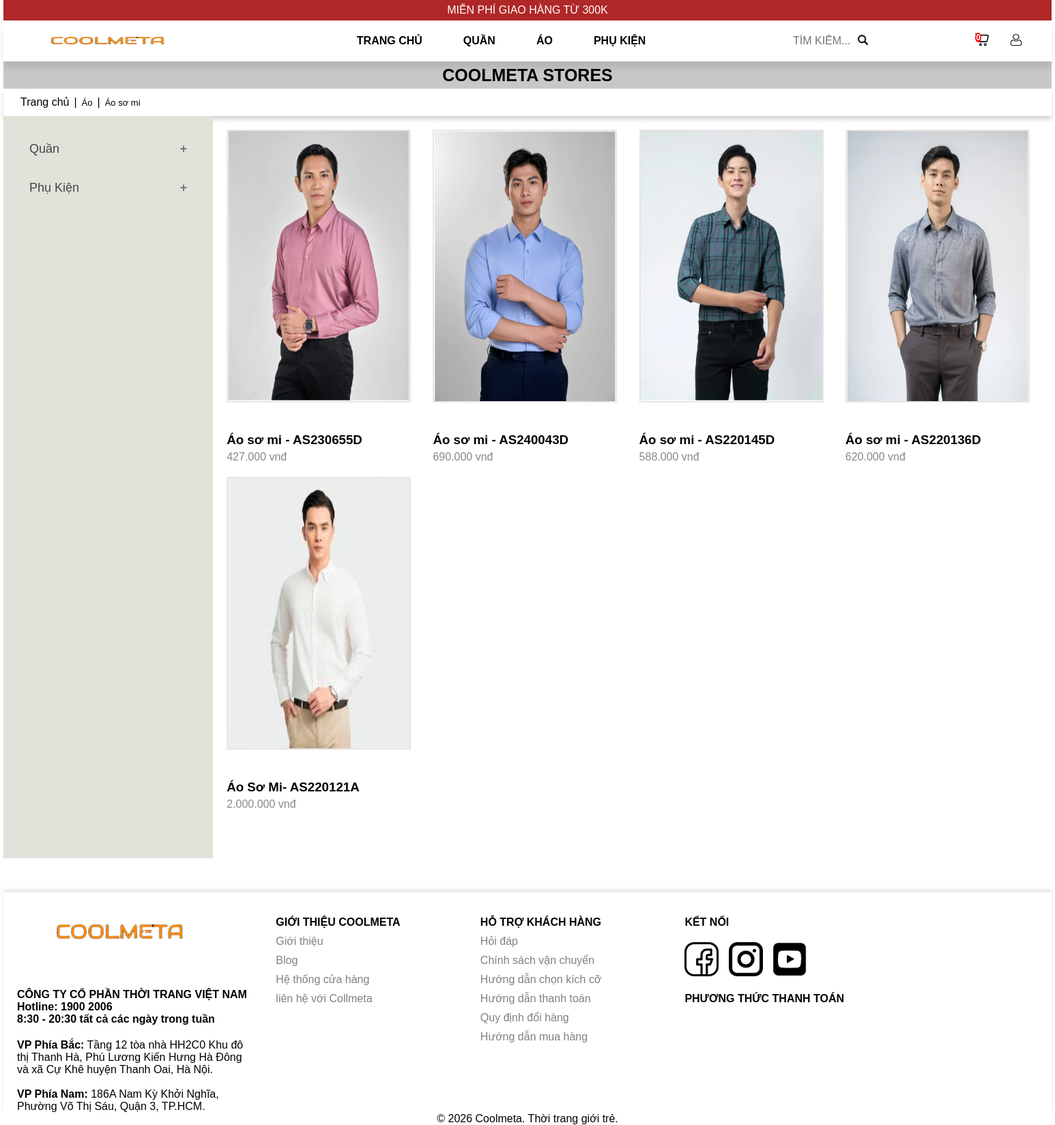
Page /index.php?act=Category&id=1 on the committed database.
### tables this page shows
CREATE TABLE `categories` (
  `id` int NOT NULL,
  `cate_name` varchar(255) NOT NULL,
  `type` varchar(10) NOT NULL
);

CREATE TABLE `products` (
  `id` int NOT NULL,
  `name` varchar(255) NOT NULL,
  `image` varchar(255) DEFAULT NULL,
  `price` decimal(25,2) DEFAULT NULL,
  `description` text,
  `content` text,
  `type` varchar(10) NOT NULL,
  `status` enum('active','inactive') DEFAULT 'active',
  `category_id` int NOT NULL,
  `view` int DEFAULT '0',
  `created_at` timestamp NULL DEFAULT CURRENT_TIMESTAMP
);

### app/Database/Functions.php (called while the page is built, shortened)
<?php
function view($path_view, $data=[]){
    extract($data);
    $path_view  = str_replace(".","/", $path_view);
    include_once "app/Views/$path_view.php";
};

### app/Controllers/Client/ProductInCategoryController.php (called while the page is built)
<?php
class ProductInCategoryController {
    public function index(){
        $id = $_GET['id'] ?? "";
        $categories = (new Category)->all();
        $category = (new Category)->find($id);
        $products = (new Product)->all();
        return view('Client.category', compact('category', 'products', 'categories'));
    }
}

### Router/Web.php (called while the page is built, shortened)
<?php
$act = $_GET['act'] ?? "";
$id = $_GET['id'] ?? "";
$role = $_GET['role'] ?? null;
if ($role !== 'admin') {
    match ($act) {
        'RegisterForm' => $RegisterController->index(),
        'StorageUser' => $RegisterController->Storage(),
        'LoginForm', 'login', 'loginform' => $LoginController->index(),
        'Login', 'HandleLogin', 'handlelogin' => $LoginController->login(),
        'Products' => $ProductController->index(),
        'Category' => $ProductInCategoryController->index(),
        'Logout' => $LoginController->logout(),
        'Information' => $InformationController->index(),
        'Detail' => $DetailController->index(),
        'AddToCart' => $CartController->addToCart(),
        'Cart' => $CartController->index(),
        'DeleteInCart' => $CartController->delete(),
        'UpdateCart' => $CartController->updateCart(),
        'CheckOutForm', 'checkoutform' => $CheckOutController->index(),
        'CheckOut', 'checkout' => $CheckOutController->checkOut(),
        'ChangeInforForm' => $ChangeInformationController->UpdateForm(),
        'ChangeInformation' => $ChangeInformationController->update($id),
        'Order' => $OrdersController->index(),
        'CancelOrder' => $OrdersController->cancel($id),
        'AddComment' => $CommentController->addComment(),
        default => $HomeController->index()
    };
}
?>

### index.php (called while the page is built, shortened)
<?php
include_once "app/Database/Database.php";
include_once "app/Database/Functions.php";
include_once "app/Models/Category.php";
include_once "app/Models/Product.php";
include_once  "app/Controllers/Client/ProductInCategoryController.php";
include_once "Router/Web.php";

### app/Database/Database.php (called while the page is built, shortened)
<?php
class Database
{
    private $pdo;
    public function __construct()
    {
        try {
            $this->pdo = new PDO("mysql:host=" . HOST . ";port=" . PORT . ";dbname=" . DBNAME,USERNAME,PASSWORD);
            $this->pdo->setAttribute(PDO::ATTR_ERRMODE, PDO::ERRMODE_EXCEPTION);
        } catch (Exception $error) {
            echo "<h1>Lỗi kết nối CSDL: " . $error->getMessage() . "</h1>";
        }
    }
    public function getConnection()
    {
        return $this->pdo;
    }
    public function __destruct()
    {
        $this->pdo = null;
    }
}

### app/Models/Category.php (called while the page is built, shortened)
<?php
class Category {
    public $pdo;
    public function __construct(){
        $db = new Database();
        $this->pdo = $db->getConnection();
    }
    public function all(){
        $sql = "SELECT * FROM categories";
        $stmt = $this->pdo->prepare($sql);
        $stmt->execute();
        return $stmt->fetchAll(PDO::FETCH_ASSOC);
    }
    public function find($id){
        $sql = "SELECT * FROM categories WHERE id = :id";
        $stmt = $this->pdo->prepare($sql);
        $stmt->execute(['id' => $id]);
        return $stmt->fetch(PDO::FETCH_ASSOC);
    }
}
?>

### app/Models/Product.php (called while the page is built, shortened)
<?php
class Product
{
    public $pdo;
    public function __construct()
    {
        $db = new Database();
        $this->pdo = $db->getConnection();
    }
    public function all()
    {
        $sql = "SELECT p.*, c.cate_name
                FROM products p
                JOIN categories c ON p.category_id = c.id";
        $stmt = $this->pdo->prepare($sql);
        $stmt->execute();
        return $stmt->fetchAll(PDO::FETCH_ASSOC);
    }
}

### app/Views/Client/category.php (the view, shortened to what this page needs)
<?php include_once VIEW . "Client/base/header.php"; ?>
<link rel="stylesheet" href="Assets/Client/Css/category.css">
<div class="main">
    <div class="gray-line">COOLMETA STORES</div>
    <div class="back-main">
        <a href="index.php?act=">Trang chủ</a> |
        <?php if (!empty($category) && is_array($category)): ?>
            <span><?= htmlspecialchars($category['type']) ?></span> |
            <span><?= htmlspecialchars($category['cate_name']) ?></span>
        <?php else: ?>
            <span>Danh mục không xác định</span>
        <?php endif; ?>
    </div>
    <div class="containers">
        <div class="sidebar">
            <?php
            if (!empty($categories) && is_array($categories)):
                $displayedTypes = [];
                foreach ($categories as $value):
                    if (
                        (!empty($category) && is_array($category) && $value['type'] != $category['type'])
                        && !in_array($value['type'], $displayedTypes)
                    ):
                        $displayedTypes[] = $value['type'];
            ?>
                        <button class="accordion"><?= htmlspecialchars($value['type']) ?></button>
            <?php
                    endif;
                endforeach;
            else:
                echo "<p>Không có danh mục nào để hiển thị.</p>";
            endif;
            ?>
        </div>
        <div class="content">
            <div class="products">
                <?php
                if (!empty($products) && is_array($products)):
                    foreach ($products as $values):
                        if (
                            (!empty($category) && is_array($category) && $values['category_id'] == $category['id']) ||
                            (empty($category) || !is_array($category))
                        ):
                ?>
                            <div class="product-card">
                                <div class="product-image">
                                    <img src="<?= htmlspecialchars($values['image']) ?>" alt="">
                                </div>
                                <div class="product-name-price">
                                    <h3><?= htmlspecialchars($values['name']) ?></h3>
                                    <span><?= number_format($values['price'], 0, ',', '.') ?> vnđ</span>
                                </div>
                            </div>
                <?php
                        endif;
                    endforeach;
                else:
                    echo "<p>Dữ liệu sản phẩm không hợp lệ.</p>";
                endif;
                ?>
            </div>
        </div>
    </div>
</div>
<?php include_once VIEW . "Client/base/foot.php"; ?>

### Assets/Client/Css/main.css (style rules this page uses)
* { margin: 0;padding: 0;box-sizing: border-box; }
body { font-family: Arial, sans-serif; overflow-x: hidden; }
.main { justify-items: center }
.products { width: 100%; max-width: 100%; }
.product-card { width: 330px; position: relative; }
.products { display: grid; grid-template-columns: 1fr 1fr 1fr 1fr; gap:20px; margin-bottom: 50px; }
.product-image img { width: 330px; height: 500px; border: 2px solid rgb(234, 229, 229); }
.product-name-price { padding-top: 20px; }
.product-name-price h3 { margin-bottom: 20px; }

### Assets/Client/Css/category.css (style rules this page uses)
.gray-line { display: flex; align-items: center; justify-content: center; font-weight: bold; font-size: 25px; width: 100%; height: 40px; background: rgb(202, 199, 199); }
.back-main { display: flex; align-items: center; padding-left: 25px; width: 100%; height: 40px; box-shadow: 0 5px 6px rgb(216, 214, 214); }
.back-main a { text-decoration: none; color: black; padding-right: 7px; }
.back-main span { padding-left: 7px; padding-right: 7px; font-size: 13px; }
.containers { display: grid; grid-template-columns: 20% 80%; width: 100%; }
.sidebar { width: 100%; background-color: #e0e3da; padding: 20px; }
.accordion { background: #e0e3da; color: #444; cursor: pointer; padding: 18px; width: 100%; border: none; text-align: left; outline: none; font-size: 18px; transition: 0.4s; }
.accordion:after { content: '\002B'; color: #777; font-weight: bold; float: right; margin-left: 5px; }
.content { width: 80%; padding: 20px; }
.products { width: 100%; max-width: 100%; }
.products { display: grid; grid-template-columns: 1fr 1fr 1fr 1fr; gap:20px; margin-bottom: 50px; }
.product-card { width: 270px; position: relative; }
.product-image img { width: 270px; height: 400px; border: 2px solid rgb(234, 229, 229); }
.product-name-price { margin-top: 10px; }
.product-name-price h3 { margin: 10px 0 5px 0; }
.product-name-price span { color: #888; }
.content { width: 100%; }

### rows in the picture
categories: type "Áo", cate_name "Áo sơ mi"
categories: type "Quần"
categories: type "Phụ Kiện"
products: image (picture), name "Áo sơ mi - AS230655D", price "427.000"
products: image (picture), name "Áo sơ mi - AS240043D", price "690.000"
products: image (picture), name "Áo sơ mi - AS220145D", price "588.000"
products: image (picture), name "Áo sơ mi - AS220136D", price "620.000"
products: image (picture), name "Áo Sơ Mi- AS220121A", price "2.000.000"

### other values in the picture
$_SESSION['totalQuantity'] "0"
